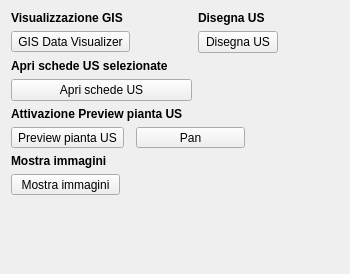
             <widget class="QWidget" name="page_2">
              <property name="geometry">
               <rect>
                <x>0</x>
                <y>0</y>
                <width>350</width>
                <height>274</height>
               </rect>
              </property>
              <attribute name="label">
               <string>Funzioni di controllo</string>
              </attribute>
              <layout class="QGridLayout" name="gridLayout_21">
               <item row="0" column="0" colspan="2">
                <widget class="QLabel" name="label_38">
                 <property name="font">
                  <font>
                   <weight>75</weight>
                   <bold>true</bold>
                  </font>
                 </property>
                 <property name="text">
                  <string>Visualizzazione GIS</string>
                 </property>
                </widget>
               </item>
               <item row="0" column="2" colspan="2">
                <widget class="QLabel" name="label_46">
                 <property name="font">
                  <font>
                   <weight>75</weight>
                   <bold>true</bold>
                  </font>
                 </property>
                 <property name="text">
                  <string>Disegna US</string>
                 </property>
                </widget>
               </item>
               <item row="1" column="0">
                <widget class="QToolButton" name="toolButtonGis">
                 <property name="minimumSize">
                  <size>
                   <width>109</width>
                   <height>0</height>
                  </size>
                 </property>
                 <property name="toolTip">
                  <string/>
                 </property>
                 <property name="text">
                  <string>GIS Data Visualizer</string>
                 </property>
                 <property name="icon">
                  <iconset resource="resources.qrc">
                   <normaloff>:/icons/GIS.png</normaloff>:/icons/GIS.png</iconset>
                 </property>
                 <property name="shortcut">
                  <string>Ctrl+G</string>
                 </property>
                 <property name="checkable">
                  <bool>true</bool>
                 </property>
                 <property name="checked">
                  <bool>false</bool>
                 </property>
                 <property name="toolButtonStyle">
                  <enum>Qt::ToolButtonTextOnly</enum>
                 </property>
                 <property name="arrowType">
                  <enum>Qt::NoArrow</enum>
                 </property>
                </widget>
               </item>
               <item row="2" column="0" colspan="2">
                <widget class="QLabel" name="label_40">
                 <property name="font">
                  <font>
                   <weight>75</weight>
                   <bold>true</bold>
                  </font>
                 </property>
                 <property name="text">
                  <string>Apri schede US selezionate</string>
                 </property>
                </widget>
               </item>
               <item row="3" column="0" colspan="2">
                <widget class="QPushButton" name="pushButton_showSelectedFeatures">
                 <property name="font">
                  <font>
                   <pointsize>9</pointsize>
                  </font>
                 </property>
                 <property name="toolTip">
                  <string>Show Selcted Features</string>
                 </property>
                 <property name="text">
                  <string>Apri schede US</string>
                 </property>
                 <property name="icon">
                  <iconset resource="resources.qrc">
                   <normaloff>:/icons/sheet.png</normaloff>:/icons/sheet.png</iconset>
                 </property>
                </widget>
               </item>
               <item row="4" column="0" colspan="3">
                <widget class="QLabel" name="label_39">
                 <property name="font">
                  <font>
                   <weight>75</weight>
                   <bold>true</bold>
                  </font>
                 </property>
                 <property name="text">
                  <string>Attivazione Preview pianta US</string>
                 </property>
                </widget>
               </item>
               <item row="5" column="0">
                <widget class="QToolButton" name="toolButtonPreview">
                 <property name="toolTip">
                  <string/>
                 </property>
                 <property name="text">
                  <string>Preview pianta US</string>
                 </property>
                 <property name="icon">
                  <iconset resource="resources.qrc">
                   <normaloff>:/icons/GIS.png</normaloff>:/icons/GIS.png</iconset>
                 </property>
                 <property name="shortcut">
                  <string>Ctrl+G</string>
                 </property>
                 <property name="checkable">
                  <bool>true</bool>
                 </property>
                 <property name="checked">
                  <bool>false</bool>
                 </property>
                 <property name="toolButtonStyle">
                  <enum>Qt::ToolButtonTextOnly</enum>
                 </property>
                 <property name="arrowType">
                  <enum>Qt::NoArrow</enum>
                 </property>
                </widget>
               </item>
               <item row="5" column="1" colspan="2">
                <widget class="QToolButton" name="toolButtonPan">
                 <property name="minimumSize">
                  <size>
                   <width>109</width>
                   <height>0</height>
                  </size>
                 </property>
                 <property name="toolTip">
                  <string>Pan tool</string>
                 </property>
                 <property name="text">
                  <string>Pan</string>
                 </property>
                 <property name="icon">
                  <iconset resource="resources.qrc">
                   <normaloff>:/icons/mActionPan.png</normaloff>:/icons/mActionPan.png</iconset>
                 </property>
                 <property name="shortcut">
                  <string>Ctrl+G</string>
                 </property>
                 <property name="checkable">
                  <bool>true</bool>
                 </property>
                 <property name="checked">
                  <bool>false</bool>
                 </property>
                 <property name="toolButtonStyle">
                  <enum>Qt::ToolButtonTextOnly</enum>
                 </property>
                 <property name="arrowType">
                  <enum>Qt::NoArrow</enum>
                 </property>
                </widget>
               </item>
               <item row="6" column="0" colspan="2">
                <widget class="QLabel" name="label_44">
                 <property name="font">
                  <font>
                   <weight>75</weight>
                   <bold>true</bold>
                  </font>
                 </property>
                 <property name="text">
                  <string>Mostra immagini</string>
                 </property>
                </widget>
               </item>
               <item row="7" column="0">
                <widget class="QToolButton" name="toolButtonPreviewMedia">
                 <property name="minimumSize">
                  <size>
                   <width>109</width>
                   <height>0</height>
                  </size>
                 </property>
                 <property name="text">
                  <string>Mostra immagini</string>
                 </property>
                 <property name="icon">
                  <iconset resource="resources.qrc">
                   <normaloff>:/icons/photo.png</normaloff>:/icons/photo.png</iconset>
                 </property>
                 <property name="checkable">
                  <bool>true</bool>
                 </property>
                </widget>
               </item>
               <item row="8" column="3">
                <spacer name="verticalSpacer_4">
                 <property name="orientation">
                  <enum>Qt::Vertical</enum>
                 </property>
                 <property name="sizeHint" stdset="0">
                  <size>
                   <width>20</width>
                   <height>201</height>
                  </size>
                 </property>
                </spacer>
               </item>
               <item row="8" column="1">
                <spacer name="verticalSpacer_6">
                 <property name="orientation">
                  <enum>Qt::Vertical</enum>
                 </property>
                 <property name="sizeHint" stdset="0">
                  <size>
                   <width>20</width>
                   <height>40</height>
                  </size>
                 </property>
                </spacer>
               </item>
               <item row="1" column="2">
                <widget class="QPushButton" name="pushButton_showLayer">
                 <property name="font">
                  <font>
                   <pointsize>9</pointsize>
                  </font>
                 </property>
                 <property name="toolTip">
                  <string>Show Selcted Features</string>
                 </property>
                 <property name="text">
                  <string>Disegna US</string>
                 </property>
                 <property name="icon">
                  <iconset resource="resources.qrc">
                   <normaloff>:/icons/sheet.png</normaloff>:/icons/sheet.png</iconset>
                 </property>
                </widget>
               </item>
              </layout>
             </widget>
